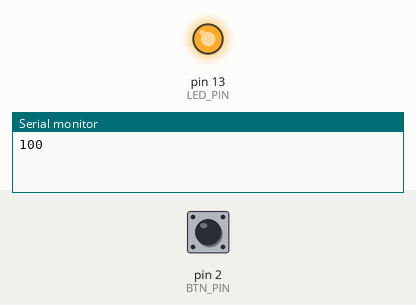
Simulated run of this sketch. Board: Arduino Uno, built with avr-gcc and run on an emulated ATmega328P. Parts: output pins drawn as LEDs (lit = HIGH), the last lines printed to the serial monitor. The test bench sets the inputs (shaded band); at power-on: pin 2 (BTN_PIN) HIGH.

Above: at 1.8 s.
1.9 s: pin 2 (BTN_PIN) pulled LOW for 0.6 s
At 2.4 s:
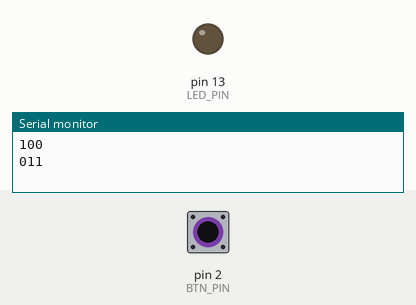
4.0 s: pin 2 (BTN_PIN) pulled LOW for 3.2 s
At 8.4 s:
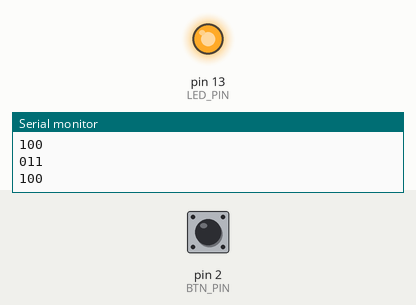
Timing chart, 0 to 9.9 s (numbered marks = the images above; inputs shaded):
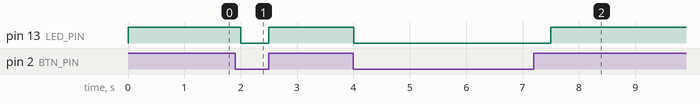

Measured:
- after the input at 1.9 s, pin 13 (LED_PIN): HIGH → LOW after 0.10 s, → HIGH 0.50 s later
- after the input at 4.0 s, pin 13 (LED_PIN): HIGH → LOW at once, → HIGH 3.5 s later

The sketch:

code.ino
```cpp
// constants for the button pin and LED pin
const uint8_t BTN_PIN = 2;
const uint8_t LED_PIN = 13;

// variables to keep track of the button and LED states
uint8_t buttonPrevState = LOW;
uint8_t ledState = LOW;

// setup function for initializing pins and serial communication
void setup() {
  // sets the button pin as an input with pull-up resistor
  pinMode(BTN_PIN, INPUT_PULLUP);
  // sets the LED pin as an output
  pinMode(LED_PIN, OUTPUT);
  // starts the serial communication at 9600 baud rate
  Serial.begin(9600);
}

// main loop function to toggle the LED when the button is pressed
void loop() {
  // check if button and LED pins are initialized
  if (BTN_PIN == 0 || LED_PIN == 0) {
    Serial.println("Error: pins not initialized");
    delay(1000);
    return;
  }
  // reads the current state of the button
  uint8_t buttonState = digitalRead(BTN_PIN);


  //if the button state was changed, print the button and led status to the serial moniter
  // prints the button and LED states to the serial monitor

  if (buttonState != buttonPrevState) {
    Serial.print(buttonState);
    Serial.print(buttonPrevState);
    Serial.print(ledState);
    Serial.println("");
  }

  // if the button state has changed, toggle the LED
  if (buttonState != buttonPrevState) {
    ledState = !ledState;
    digitalWrite(LED_PIN, ledState);
  }

  // updates the previous button state
  buttonPrevState = buttonState;

  // delays the loop for half a second
  delay(500);
}
```
